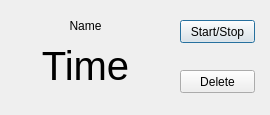
<?xml version="1.0" encoding="UTF-8"?>
<ui version="4.0">
 <class>AlarmWidget</class>
 <widget class="QDialog" name="AlarmWidget">
  <property name="geometry">
   <rect>
    <x>0</x>
    <y>0</y>
    <width>270</width>
    <height>115</height>
   </rect>
  </property>
  <property name="windowTitle">
   <string>Dialog</string>
  </property>
  <widget class="QPushButton" name="changeModeButton">
   <property name="geometry">
    <rect>
     <x>180</x>
     <y>20</y>
     <width>75</width>
     <height>23</height>
    </rect>
   </property>
   <property name="text">
    <string>Start/Stop</string>
   </property>
  </widget>
  <widget class="QLabel" name="nameLabel">
   <property name="geometry">
    <rect>
     <x>0</x>
     <y>10</y>
     <width>171</width>
     <height>31</height>
    </rect>
   </property>
   <property name="text">
    <string>Name</string>
   </property>
   <property name="alignment">
    <set>Qt::AlignCenter</set>
   </property>
  </widget>
  <widget class="QPushButton" name="deleteButton">
   <property name="geometry">
    <rect>
     <x>180</x>
     <y>70</y>
     <width>75</width>
     <height>23</height>
    </rect>
   </property>
   <property name="text">
    <string>Delete</string>
   </property>
  </widget>
  <widget class="QLabel" name="timeLabel">
   <property name="geometry">
    <rect>
     <x>0</x>
     <y>30</y>
     <width>171</width>
     <height>71</height>
    </rect>
   </property>
   <property name="font">
    <font>
     <pointsize>30</pointsize>
    </font>
   </property>
   <property name="text">
    <string>Time</string>
   </property>
   <property name="alignment">
    <set>Qt::AlignCenter</set>
   </property>
  </widget>
 </widget>
 <resources/>
 <connections/>
</ui>
